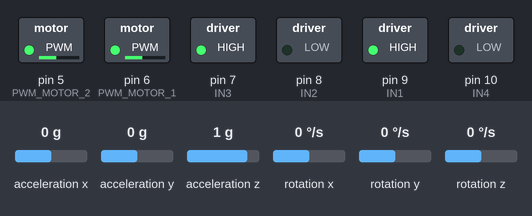
This sketch was run on a simulated Arduino Uno, built with avr-gcc and run on an emulated ATmega328P. Shown: switched loads named in the sketch (green lamp = pin HIGH). Wiring (inferred from the names in the program): MPU-6050 motion sensor at I2C address 0x68. The test bench sets the inputs (shaded band); at power-on: acceleration x 0 g, acceleration y 0 g, acceleration z 1 g, rotation x 0 °/s, rotation y 0 °/s, rotation z 0 °/s. Random numbers use the default seed unless the sketch sets one.

Above: at 0.1 s.
Timing chart, 0 to 1.6 s (numbered marks = the images above):
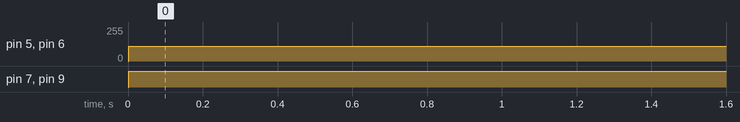

The sketch:

robotcar_imu_crash_detect.ino
```cpp
// (licence header left out)
#include<Wire.h>
#include <Arduino_FreeRTOS.h>
#include <semphr.h>
#include <task.h>
#include <limits.h>

#define PWM_MOTOR_1 6
#define IN1 9
#define IN2 8
#define IN3 7
#define IN4 10
#define PWM_MOTOR_2 5
#define MPU 0x68

void imuTask(void *pvParameters);
void driveTask(void *pvParameters);

static TaskHandle_t driveTaskHandle = NULL;
static TaskHandle_t imuTaskHandle = NULL;

const float accThreshold = 3500.0;
const float gyroThreshold = 4000.0;

 struct Mpu6050 {
  int16_t ax;
  int16_t ay;
  int16_t az;
  int16_t temp;
  int16_t gx;
  int16_t gy;
  int16_t gz;
 };

void setup() {
  pinMode(PWM_MOTOR_1, OUTPUT);
  pinMode(IN1, OUTPUT);
  pinMode(IN2, OUTPUT);
  pinMode(IN3, OUTPUT);
  pinMode(IN4, OUTPUT);
  pinMode(PWM_MOTOR_2, OUTPUT);

  Wire.begin();
  Wire.beginTransmission(MPU);
  Wire.write(0x6B); // PWR_MGMT_1
  Wire.write(0);    // Set PWR_MGMT_1 to 0 to wake up the MPU
  Wire.endTransmission(true);

  xTaskCreate(
    imuTask
    ,  "Dist"
    ,  64
    ,  NULL
    ,  3
    ,  &imuTaskHandle);

  xTaskCreate(
    driveTask
    ,  "Drive"
    ,  64
    ,  NULL
    ,  3
    ,  &driveTaskHandle);
}

void readMPU(struct Mpu6050 *data){
  Wire.beginTransmission(MPU);
  Wire.write(0x3B); // Start register ACCEL_XOUT_H
  Wire.endTransmission(false);
  Wire.requestFrom(MPU,14,true); // Read 14 registers
  data->ax=Wire.read()<<8|Wire.read();
  data->ay=Wire.read()<<8|Wire.read();
  data->az=Wire.read()<<8|Wire.read();
  data->temp=Wire.read()<<8|Wire.read();
  data->gx=Wire.read()<<8|Wire.read();
  data->gy=Wire.read()<<8|Wire.read();
  data->gz=Wire.read()<<8|Wire.read();
}

/*
 * imuTask: Check for obstacles with the MPU6050 IMU - that is acceleration and angular velocity
 *  exceeds threshold limits from the impact with the obstacle - and notify driveTask if obstacle is deteced.
 */
void imuTask(void *pvParameters __attribute__((unused))) {

  Mpu6050 mpu;

  for(;;) {
        readMPU(&mpu);
        float accSum = fabs(mpu.ax) + fabs(mpu.ay);
        float gyroSum = fabs(mpu.gx) + fabs(mpu.gy) + fabs(mpu.gz);

        if ((accSum > accThreshold) && (gyroSum > gyroThreshold)) {
          xTaskNotifyGive(driveTaskHandle);
          // Wait for xTaskNotifyGive from driveTask
          ulTaskNotifyTake(pdTRUE,portMAX_DELAY);
        }
    vTaskDelay(pdMS_TO_TICKS(100));
  }
}

/*
 * driveTask runs the state machine:
 * Go FORWARD until an obstacle is detected (blocks in FORWARD state until notified
 * from deistanceTask that obstacle is ahead) then change to REVERSE state and reverse
 * for about 1 second and enter TURN state. Do a short turn in TURN state and return to FORWARD state.
 */
void driveTask(void *pvParameters __attribute__((unused))) {
  uint32_t ulNotifiedValue;
  enum States{FORWARD,REVERSE,TURN};
  States state=FORWARD;

  for(;;) {
    switch(state) {
      case FORWARD:
        forward();
        setSpeed(110);
        // Wait for xTaskNotifyGive from imuTask
        ulTaskNotifyTake(pdTRUE, portMAX_DELAY);
        state=REVERSE;
      break;

      case REVERSE:
        reverse();
        setSpeed(255);
        vTaskDelay(pdMS_TO_TICKS((500+random(-100, 50))));
        state=TURN;
      break;

      case TURN:
       turnRight();
       setSpeed(110);
       vTaskDelay(pdMS_TO_TICKS((1000+random(-500, 50))));
       state=FORWARD;
       xTaskNotifyGive(imuTaskHandle);
      break;
    }
  }
}

void _start() {
  digitalWrite(PWM_MOTOR_1,HIGH);
  digitalWrite(PWM_MOTOR_2,HIGH);
}

void _stop() {
  digitalWrite(PWM_MOTOR_1,LOW);
  digitalWrite(PWM_MOTOR_2,LOW);
}

void forward() {
  _start();
  digitalWrite(IN1,HIGH);
  digitalWrite(IN2,LOW);
  digitalWrite(IN3,HIGH);
  digitalWrite(IN4,LOW);
}

void reverse() {
  _start();
  digitalWrite(IN1,LOW);
  digitalWrite(IN2,HIGH);
  digitalWrite(IN3,LOW);
  digitalWrite(IN4,HIGH);
}

void turnRight() {
  _start();
  digitalWrite(IN1,HIGH);
  digitalWrite(IN2,LOW);
  digitalWrite(IN3,LOW);
  digitalWrite(IN4,HIGH);
}

void setSpeed(int s) {
  analogWrite(PWM_MOTOR_1,s);
  analogWrite(PWM_MOTOR_2,s);
}

void loop() {}
```

Measured:
- by itself, pin 5 (PWM_MOTOR_2), pin 6 (PWM_MOTOR_1): 0/255 → 110/255 at 0.00 s
- by itself, pin 7 (IN3), pin 9 (IN1): LOW → HIGH at 0.00 s
